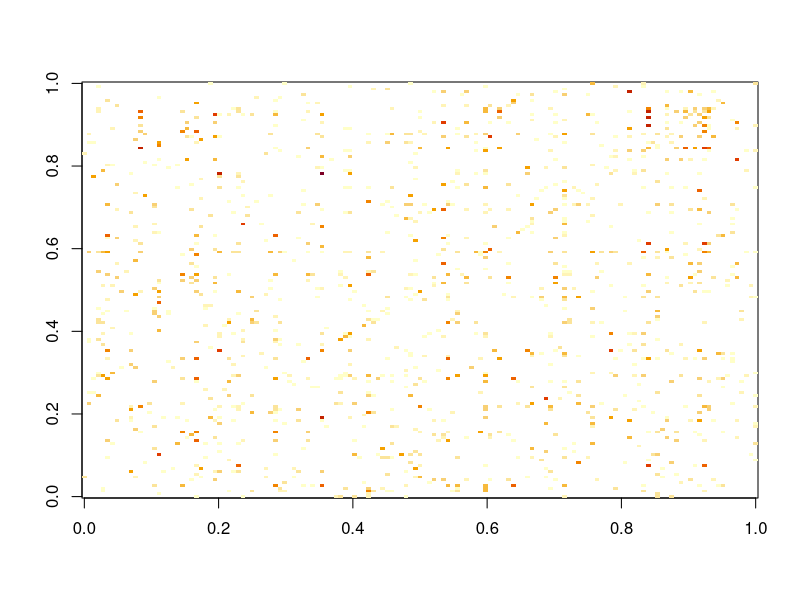

This chart was generated by the following R code:
x <- read.csv("data/enron/enron-edgelist.csv")

# Get dyadic events among enron employees
tb <- table(x$mid)
ix <- which(tb > 1)
bad <- as.numeric(names(tb))[ix]
ix <- which(x$mid %in% bad)
y <- x[-ix,]

a <- as.matrix(table(y$s,y$r))
image(log(a))

A <- y[,c(3,4,5)]
N <- max(A[,2:3])
A[,1] <- A[,1] - A[1,1]
A[,1] <- A[,1]/A[nrow(A),1]

# Smaller
A <- y[1001:5000,c(3,4,5)]
A[,1] <- A[,1] - A[1,1]
A[,1] <- A[,1]/A[nrow(A),1] * 1000
rownames(A) <- c()
A <- as.matrix(A)
train.ix <- 1:3000
test.ix  <- 3001:4000
train <- A[train.ix,]
test  <- A[test.ix,]
save(A,N,train,test,train.ix,test.ix,file="data/enron-small.rdata")
